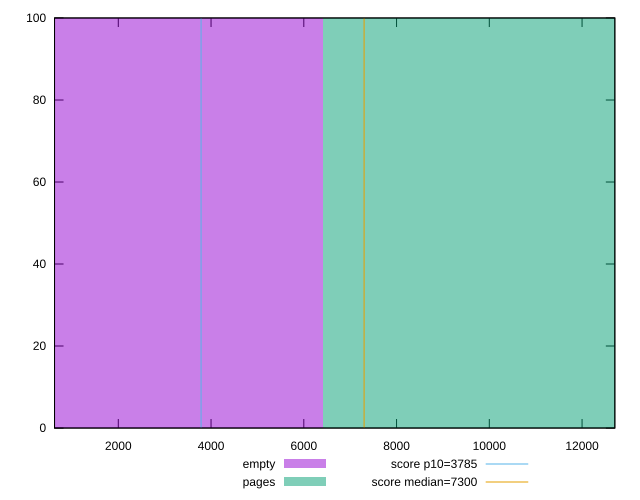

Source code (gnuplot):
reset

$empty <<EOF
0 100
EOF

$pages <<EOF
12821.422350387209 100
EOF

set key outside below
set boxwidth 12821.422350387209
set xrange [625.16225:12706.438999999998]
set yrange [0:100]
set trange [0:100]
set style fill transparent solid 0.5 noborder

set parametric
set terminal svg size 640, 500 enhanced background rgb 'white'
set output "reprap/interactive/comparison/histogram/0_vs_1.svg"

plot $empty title "empty" with boxes, \
     $pages title "pages" with boxes, \
     3785,t title "score p10=3785", \
     7300,t title "score median=7300"

reset
